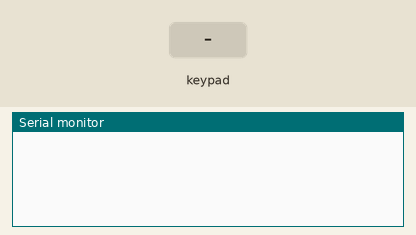
Simulated run of this sketch. Board: Arduino Mega 2560, built with avr-gcc and run on an emulated ATmega2560. On the bench: the last lines printed to the serial monitor. Inputs (shaded band) come from the test bench.

Above: at 1.2 s.
1.3 s: key '1' pressed
At 1.9 s:
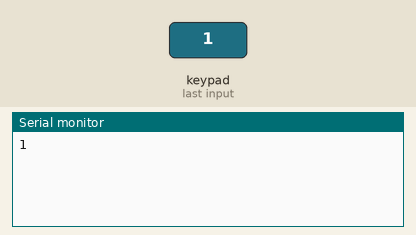
2.8 s: keypad keys 4 6 4 7 4 8 4 9 # pressed 0.4 s apart
At 7.0 s:
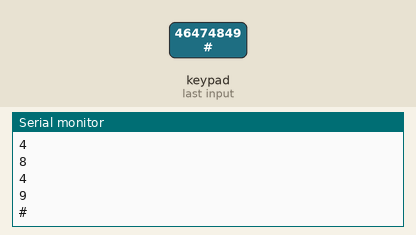
7.9 s: key 'A' pressed
At 8.3 s:
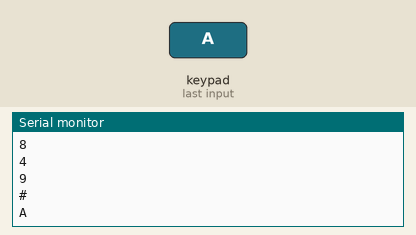
9.4 s: keypad keys 4 6 4 7 4 8 4 9 * pressed 0.4 s apart
At 13.1 s:
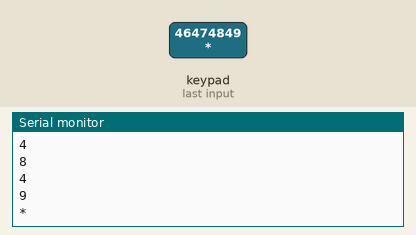
14.5 s: key 'B' pressed
At 15.6 s:
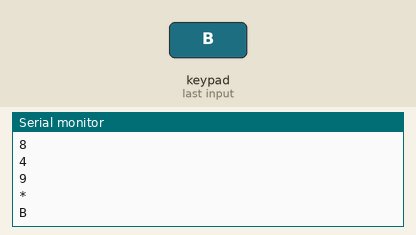
16.0 s: keypad keys 4 6 4 7 4 8 4 9 D pressed 0.4 s apart
At 20.3 s:
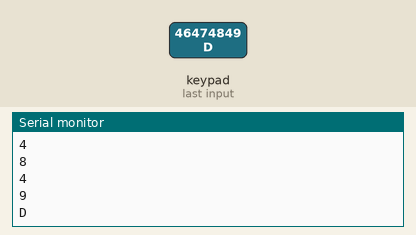
Timing chart, 0 to 21.8 s (numbered marks = the images above; inputs shaded):
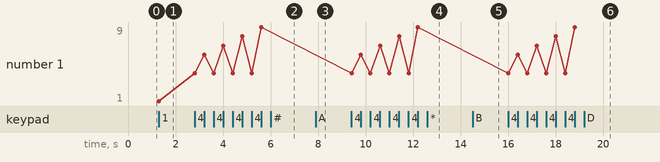

The sketch:

tecladoPrimerPrograma.ino
```cpp
#include <Keypad.h> //Incluir libreria

const byte FILAS = 4; //Declarar variable llamada FILAS de tipo byte con valor de 4
const byte COLS = 4; //Declarar variable llamada COLS de tipo byte con valor de 4

char teclas[FILAS][COLS] = {
  {'1', '2', '3', 'A'},
  {'4', '5', '6', 'B'},
  {'7', '8', '9', 'C'},
  {'*', '0', '#', 'D'}
};

//Variables para los pienes de filñas y columnas
byte pinesFilas[FILAS] = {46, 47, 48, 49}; // Pines de las filas
byte pinesColumnas[COLS] = {50, 51, 52, 53}; //Pines de las columnas

//Almacenar la sincronizacion de las teclas
Keypad keypad = Keypad(makeKeymap(teclas), pinesFilas, pinesColumnas, FILAS, COLS);
//Mapear pinesFilas con FILAS y pinesColumnas con COLS


void setup() {
  Serial.begin(9600); //Para poder ver en el monitor serial

}

void loop() {
  char tecla = keypad.getKey(); //Almacenar en tecla en valor que se presiono usando getKey()

  if (tecla) { //Comparar si se presiono algo
    Serial.println(tecla);
  }
}
```

Measured:
- after the input at 1.3 s, the serial monitor: prints a new line at once (image 1)
- after the input at 2.8 s, the serial monitor: prints a new line at once (image 2)
- after the input at 7.9 s, the serial monitor: prints a new line at once (image 3)
- after the input at 9.4 s, the serial monitor: prints a new line at once (image 4)
- after the input at 14.5 s, the serial monitor: prints a new line at once (image 5)
- after the input at 16.0 s, the serial monitor: prints a new line at once (image 6)
- plotted number 1: 1 → 9 after the input at 2.8 s
